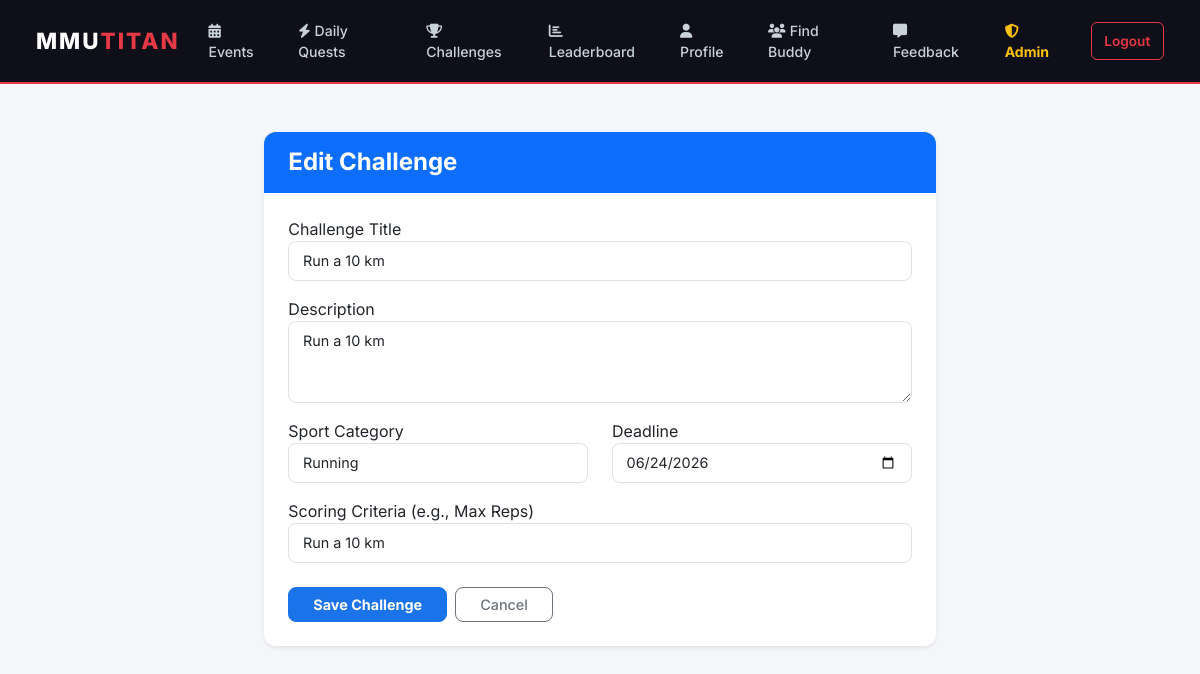
Screenshot of /admin/challenges/edit/1 (signed in) with the database file from the repository.
### mmutitan/models.py (models this page shows)
class Challenge(db.Model):
    id = db.Column(db.Integer, primary_key=True)
    title = db.Column(db.String(100), nullable=False)
    description = db.Column(db.Text, nullable=False)
    sport_category = db.Column(db.String(50), nullable=False)
    deadline = db.Column(db.DateTime, nullable=False)
    scoring_criteria = db.Column(db.String(100), nullable=False)
    is_closed = db.Column(db.Boolean, default=False)
    submissions = db.relationship('Submission', backref='challenge_ref', lazy=True, cascade="all, delete-orphan")

### mmutitan/app.py (the view)
    @app.route('/admin/challenges/edit/<int:challenge_id>', methods=['GET', 'POST'])
    @login_required
    def edit_challenge(challenge_id):
        if not current_user.is_admin:
            return redirect(url_for('home'))
        challenge = Challenge.query.get_or_404(challenge_id)
        form = ChallengeForm()
        if form.validate_on_submit():
            challenge.title = form.title.data
            challenge.description = form.description.data
            challenge.sport_category = form.sport_category.data
            challenge.deadline = datetime.combine(form.deadline.data, datetime.min.time())
            challenge.scoring_criteria = form.scoring_criteria.data
            db.session.commit()
            flash('Challenge updated!', 'success')
            return redirect(url_for('admin_challenges'))
        elif request.method == 'GET':
            form.title.data = challenge.title
            form.description.data = challenge.description
            form.sport_category.data = challenge.sport_category
            form.deadline.data = (challenge.deadline.date() if challenge.deadline else None)
            form.scoring_criteria.data = challenge.scoring_criteria
        return render_template('admin_challenge_form.html', title='Edit Challenge', form=form, legend='Edit Challenge')

### mmutitan/forms.py
class ChallengeForm(FlaskForm):
    title = StringField('Challenge Title', validators=[DataRequired()])
    description = TextAreaField('Description', validators=[DataRequired()])
    sport_category = StringField('Sport Category', validators=[DataRequired()])
    deadline = DateField('Deadline', format='%Y-%m-%d', validators=[DataRequired()])
    scoring_criteria = StringField('Scoring Criteria (e.g., Max Reps)',
                                   validators=[DataRequired()])
    submit = SubmitField('Save Challenge')

### mmutitan/models.py (called while the page is built)
@login_manager.user_loader
def load_user(user_id):
    return User.query.get(int(user_id))

### mmutitan/templates/admin_challenge_form.html (shortened to what this page needs)
{% extends "base.html" %}
{% block content %}
<div class="row justify-content-center">
    <div class="col-md-7">
        <div class="card shadow-sm mt-3">
            <div class="card-header bg-primary text-white py-3">
                <h4 class="mb-0 fw-bold">{{ legend }}</h4>
            </div>
            <div class="card-body p-4">
                <form method="POST" action="">
                    <div class="mb-3">
                        {{ form.title.label }}
                        {{ form.title(class="form-control") }}
                    </div>
                    <div class="mb-3">
                        {{ form.description.label }}
                        {{ form.description(class="form-control", rows="3") }}
                    </div>
                    <div class="row mb-3">
                        <div class="col-md-6">
                            {{ form.sport_category.label }}
                            {{ form.sport_category(class="form-control") }}
                        </div>
                        <div class="col-md-6">
                            {{ form.deadline.label }}
                            {{ form.deadline(class="form-control") }}
                        </div>
                    </div>
                    <div class="mb-4">
                        {{ form.scoring_criteria.label }}
                        {{ form.scoring_criteria(class="form-control",
                           placeholder="e.g., Fastest 5km run, Most pushups in 1 minute") }}
                    </div>
                    <div class="d-flex gap-2">
                        {{ form.submit(class="btn btn-primary fw-bold px-4") }}
                        <a href="{{ url_for('admin_challenges') }}" class="btn btn-outline-secondary px-4">Cancel</a>
                    </div>
                </form>
            </div>
        </div>
    </div>
</div>
{% endblock %}

### mmutitan/templates/base.html (style rules this page uses)
body { font-family: 'Inter', sans-serif; background-color: #f4f6f9; color: #1a1a2e; }
.card { border: none; border-radius: 12px; box-shadow: 0 2px 12px rgba(0,0,0,0.07); }
.card-header { border-radius: 12px 12px 0 0 !important; border-bottom: none; padding: 1rem 1.5rem; }
.btn-primary { background-color: #1a73e8; border-color: #1a73e8; }
.btn { border-radius: 8px; font-weight: 500; font-size: 0.9rem; }
.form-control, .form-select { border-radius: 8px; border: 1.5px solid #dee2e6; font-size: 0.9rem; padding: 0.5rem 0.85rem; }

### rows the page displays
Challenge: title "Run a 10 km", description "Run a 10 km", sport_category "Running", deadline "06/24/2026", scoring_criteria "Run a 10 km"

### other values shown
{{ legend }} "Edit Challenge"
